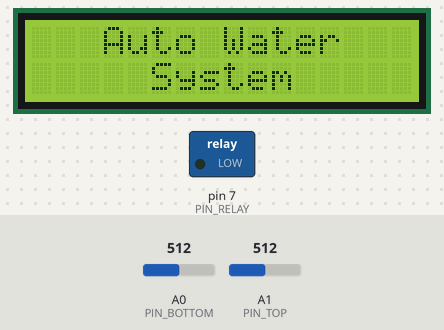
The sketch below on a simulated Arduino Uno, built with avr-gcc and run on an emulated ATmega328P. Shown: 16×2 character LCD, switched loads named in the sketch (green lamp = pin HIGH). The test bench sets the inputs (shaded band); at power-on: A1 (PIN_TOP) = 512, A0 (PIN_BOTTOM) = 512.

Above: at 1.3 s.
At 4.2 s:
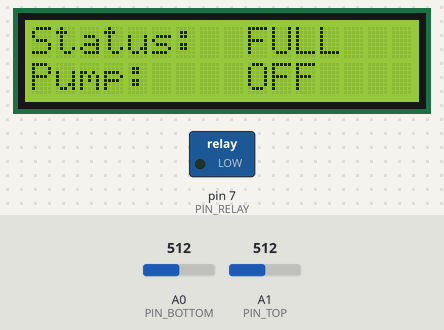
4.3 s: A1 (PIN_TOP) set to 104
5.8 s: A1 (PIN_TOP) set to 91
At 7.0 s:
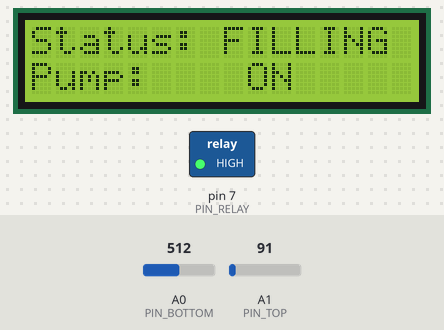
7.3 s: A0 (PIN_BOTTOM) set to 108
8.8 s: A0 (PIN_BOTTOM) set to 93
At 9.4 s:
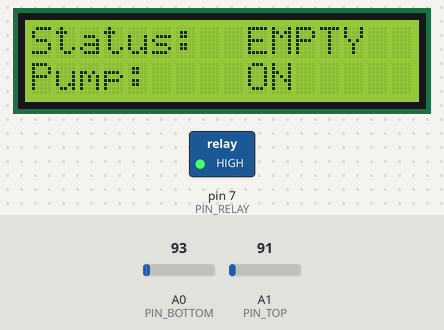
10.3 s: A0 (PIN_BOTTOM) set to 110
At 11.5 s:
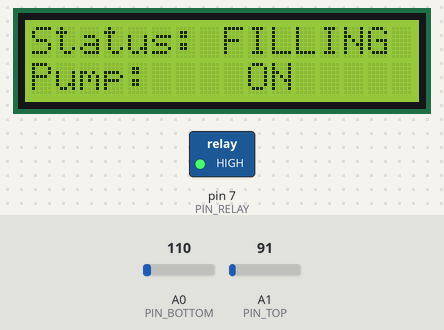
11.8 s: A0 (PIN_BOTTOM) set to 90
At 13.0 s:
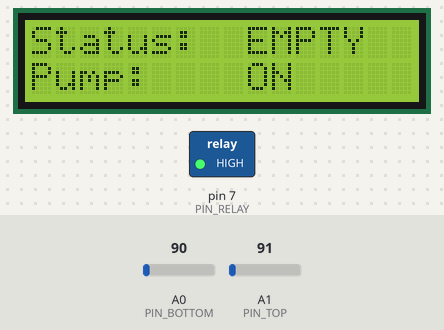
Timing chart, 0 to 14.3 s (numbered marks = the images above; inputs shaded):
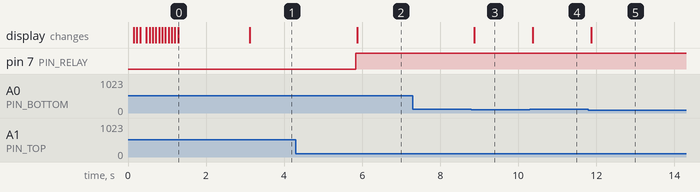

Measured:
- the behaviour switches between 100 and 99 on A1 (PIN_TOP) (found by bisection; images 1 and 2)
- the behaviour switches between 100 and 99 on A0 (PIN_BOTTOM) (found by bisection; images 2 and 3)
- after the input at 4.3 s, every drawn part: stays the same
- after the input at 5.8 s, pin 7 (PIN_RELAY): LOW → HIGH at once; the display: changes after 0.07 s (image 2)
- after the input at 7.3 s, every drawn part: stays the same
- after the input at 8.8 s, the display: changes after 0.07 s (image 3)
- after the input at 10.3 s, the display: changes after 0.07 s (image 4)
- after the input at 11.8 s, the display: changes after 0.07 s (image 5)
- what the display in image 0 shows lasts 1.8 s, from 1.3 s to 3.1 s

The sketch:

FIRSTWORKING.ino
```cpp
/*
 ╔══════════════════════════════════════════╗
 ║        Auto Water System v1.0            ║
 ║   Arduino UNO R4 WiFi + I2C LCD 1602     ║
 ╚══════════════════════════════════════════╝

 WIRING SUMMARY:
   A0       → Bottom water sensor (S)
   A1       → Top water sensor    (S)
   A4       → LCD SDA
   A5       → LCD SCL
   D7       → Relay IN
   Sensor + → Breadboard 5V rail
   Sensor - → Breadboard GND rail
   LCD VDD  → Breadboard 5V rail
   LCD GND  → Breadboard GND rail
   Relay DC+→ Breadboard 5V rail
   Relay DC-→ Breadboard GND rail
   Relay NO → Pump red wire
   Pump blk → Breadboard GND rail

 IMPORTANT:
   Relay COM must be connected to Breadboard 5V rail
   to complete the pump power circuit!
   Without this the pump will never run.

 REQUIRED LIBRARY (install via Library Manager):
   "LiquidCrystal I2C" by Frank de Brabander
*/

#include <Wire.h>
#include <LiquidCrystal_I2C.h>

// ─── LCD ──────────────────────────────────────────────────────────────────────
// If the LCD stays blank after uploading, change 0x27 to 0x3F
LiquidCrystal_I2C lcd(0x27, 16, 2);

// ─── Pin Definitions ──────────────────────────────────────────────────────────
const int PIN_BOTTOM = A0;   // Bottom water sensor signal
const int PIN_TOP    = A1;   // Top water sensor signal
const int PIN_RELAY  = 7;    // Relay IN

// ─── Configuration ────────────────────────────────────────────────────────────
const int  THRESHOLD = 100;  // Analog water threshold (0–1023)
                              // Raise if getting false triggers; lower if not detecting
const int  SAMPLES   = 5;    // Reads averaged per sensor per cycle (noise reduction)
const long RATE_MS   = 50;   // 50 ms = 20 sensor checks per second

// Relay polarity:
//   true  → HIGH signal activates relay  (jumper on "H" / High Level Trigger)
//   false → LOW  signal activates relay  (jumper on "L" / Low Level Trigger)
// If the pump runs backwards (on when it should be off), flip this value.
const bool ACTIVE_HIGH_RELAY = true;
const int  PUMP_ON  = ACTIVE_HIGH_RELAY ? HIGH : LOW;
const int  PUMP_OFF = ACTIVE_HIGH_RELAY ? LOW  : HIGH;

// ─── State Tracking ───────────────────────────────────────────────────────────
enum WaterState { BOOT, EMPTY, FILLING, FULL };
WaterState lastState  = BOOT;
unsigned long lastCheck = 0;

// ─── Helper: Average multiple analog reads for stable sensor value ─────────────
int readSensor(int pin) {
  long total = 0;
  for (int i = 0; i < SAMPLES; i++) {
    total += analogRead(pin);
    delayMicroseconds(200);  // Brief pause between reads
  }
  return (int)(total / SAMPLES);
}

// ─── Helper: Write a left-padded 16-char line to the LCD ─────────────────────
void lcdLine(int row, const char* text) {
  char buf[17];
  snprintf(buf, sizeof(buf), "%-16s", text);
  lcd.setCursor(0, row);
  lcd.print(buf);
}

// ─── Helper: Control the pump via relay ──────────────────────────────────────
void setPump(bool on) {
  digitalWrite(PIN_RELAY, on ? PUMP_ON : PUMP_OFF);
}

// ─── Helper: Typing animation for startup screen ─────────────────────────────
void typeOnLCD(int col, int row, const char* text, int charDelay = 80) {
  lcd.setCursor(col, row);
  for (int i = 0; text[i] != '\0'; i++) {
    lcd.print(text[i]);
    delay(charDelay);
  }
}

// ─── Setup ────────────────────────────────────────────────────────────────────
void setup() {
  pinMode(PIN_RELAY, OUTPUT);
  setPump(false);   // Ensure pump is OFF at power-on

  lcd.init();
  lcd.backlight();
  lcd.clear();

  // Startup animation — types title character by character, holds 3 s total
  //   "Auto Water" = 10 chars × 80 ms = 800 ms
  //   "System"     =  6 chars × 80 ms = 480 ms
  //   Remaining delay                 = 1720 ms
  //   Total                           = 3000 ms  ✓
  typeOnLCD(3, 0, "Auto Water");
  typeOnLCD(5, 1, "System");
  delay(1720);
  lcd.clear();
}

// ─── Main Loop ────────────────────────────────────────────────────────────────
void loop() {
  unsigned long now = millis();

  // Only run at 20 Hz
  if (now - lastCheck < (unsigned long)RATE_MS) return;
  lastCheck = now;

  // Read sensors
  bool bottomWet = (readSensor(PIN_BOTTOM) >= THRESHOLD);
  bool topWet    = (readSensor(PIN_TOP)    >= THRESHOLD);

  // Determine current water state
  WaterState newState;
  if      (!bottomWet && !topWet) newState = EMPTY;    // Both dry
  else if ( bottomWet && !topWet) newState = FILLING;  // Bottom only
  else                            newState = FULL;      // Both wet (or edge case: top only)

  // Only update relay + LCD when state actually changes (prevents flicker)
  if (newState == lastState) return;
  lastState = newState;

  switch (newState) {

    case EMPTY:
      // Neither sensor sees water → tank empty → pump on
      setPump(true);
      lcdLine(0, "Status:  EMPTY");
      lcdLine(1, "Pump:    ON");
      break;

    case FILLING:
      // Bottom sensor sees water, top doesn't → still filling → pump on
      setPump(true);
      lcdLine(0, "Status: FILLING");
      lcdLine(1, "Pump:    ON");
      break;

    case FULL:
      // Both sensors see water → tank full → pump off
      setPump(false);
      lcdLine(0, "Status:  FULL");
      lcdLine(1, "Pump:    OFF");
      break;

    default:
      break;
  }
}
```
